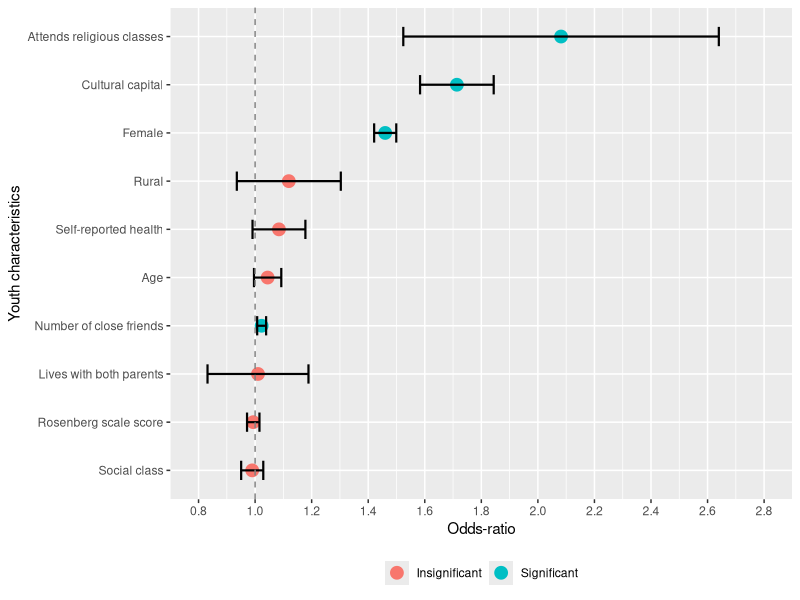

Here is the R script that generated this plot:
# Title: Preparing an OR plot for volunteering frequency
# Author: Meenakshi Parameshwaran
# Date: 09/11/15

# This script uses OR coefficient and standard error estimates from a random effects Stata model on volunteering frequency (taking from social_capital_analysis.do). Full model output:


# Random-effects ordered logistic regression      Number of obs      =      3842
# Group variable: kidid                           Number of groups   =      1921
# 
# Random effects u_i ~ Gaussian                   Obs per group: min =         2
# avg =       2.0
# max =         2
# 
# Integration method: mvaghermite                 Integration points =        12
# 
# Wald chi2(10)      =    280.29
# Log likelihood  = -5480.9078                    Prob > chi2        =    0.0000
# 
# ---------------------------------------------------------------------------------
#     ypvolfreq | Odds Ratio   Std. Err.      z    P>|z|     [95% Conf. Interval]
# ----------------+----------------------------------------------------------------
#     ypdvage |   1.044333   .0246073     1.84   0.066     .9972006    1.093694
# rural |   1.119229   .0938004     1.34   0.179     .9496887    1.319035
# ypbothpar |    1.01024    .091069     0.11   0.910     .8466272    1.205471
# ypsrhlth |   1.084368   .0477002     1.84   0.066     .9947941    1.182007
# rosenberg |   .9934524   .0112049    -0.58   0.560     .9717323    1.015658
# friends20 |   1.023149   .0080677     2.90   0.004     1.007459    1.039085
# religious_class |   2.081954   .2846493     5.36   0.000     1.592549    2.721756
# cultural |   1.713555   .0664281    13.89   0.000     1.588182    1.848826
# ypclass |   .9898003   .0199543    -0.51   0.611     .9514532    1.029693
# ypfemale |   1.460088   .1094943     5.05   0.000      1.26051    1.691267
# ----------------+----------------------------------------------------------------
#     /cut1 |   .7980064    .450568     1.77   0.077    -.0850907    1.681103
# /cut2 |   1.894024   .4522147     4.19   0.000     1.007699    2.780348
# /cut3 |   2.909289   .4549838     6.39   0.000     2.017537    3.801041
# /cut4 |   3.684885   .4579224     8.05   0.000     2.787373    4.582396
# /cut5 |   5.033478   .4664061    10.79   0.000     4.119339    5.947617
# ----------------+----------------------------------------------------------------
#     /sigma2_u |   .7414365   .1259004                      .5315385    1.034221
# ---------------------------------------------------------------------------------
#     LR test vs. ologit regression:   chibar2(01) =    54.32 Prob>=chibar2 = 0.0000


# Prepare dataframe with values -------------------------------------------

# this is just a copy paste from the model above, except I have renamed the variables

var <- c("Age", "Rural", "Lives with both parents", "Self-reported health", "Rosenberg scale score", "Number of close friends", "Attends religious classes", "Cultural capital", "Social class", "Female")
or <- c(1.044333, 1.119229, 1.01024, 1.084368, .9934524, 1.023149, 2.081954, 1.713555, .9898003, 1.460088)
se <- c(.0246073, .0938004, .091069, .0477002, .0112049, .0080677, .2846493, .0664281, .0199543, .0199543)
sig <- c("Insignificant", "Insignificant", "Insignificant", "Insignificant", "Insignificant", "Significant", "Significant", "Significant", "Insignificant", "Significant")
ub <- or + (1.96*se)
lb <- or - (1.96*se)

# combine these into a dataframe
mydf <- data.frame(var, or, se, sig, ub, lb)

# check the datatypes
str(mydf) # ok everything in the correct data type

# order by size of effect
mydf <- mydf[order(-or),] # minus sign in front of OR orders mydf in decreasing order

# make the plot
library(ggplot2)

ggplot(mydf, aes(x = var, y = or)) + 
    geom_point(aes(colour = sig), size = 4) +
    geom_errorbar(aes(ymin = lb, ymax = ub), width = 0.4, size = 0.75) + 
    geom_hline(yintercept = 1.0, colour = gray(1/2), lty = 2) + 
#     theme_classic() + 
    theme(legend.position="bottom", legend.title = element_blank()) +
    scale_x_discrete("Youth characteristics", limits = c("Social class", "Rosenberg scale score","Lives with both parents", "Number of close friends", "Age", "Self-reported health", "Rural", "Female", "Cultural capital", "Attends religious classes")) + 
    scale_y_continuous("Odds-ratio", limits = c(0.8, 2.8), breaks = c(0.8, 1, 1.2, 1.4, 1.6, 1.8, 2.0, 2.2, 2.4, 2.6, 2.8)) + 
    coord_flip() + 
    guides(size = FALSE)

# ggsave("C:/Users/Meenakshi/Dropbox/Meena's work/The State of Social Capital in Britain/OR_graph.png", width = 12, height = 8, dpi = 300)

### END ###
